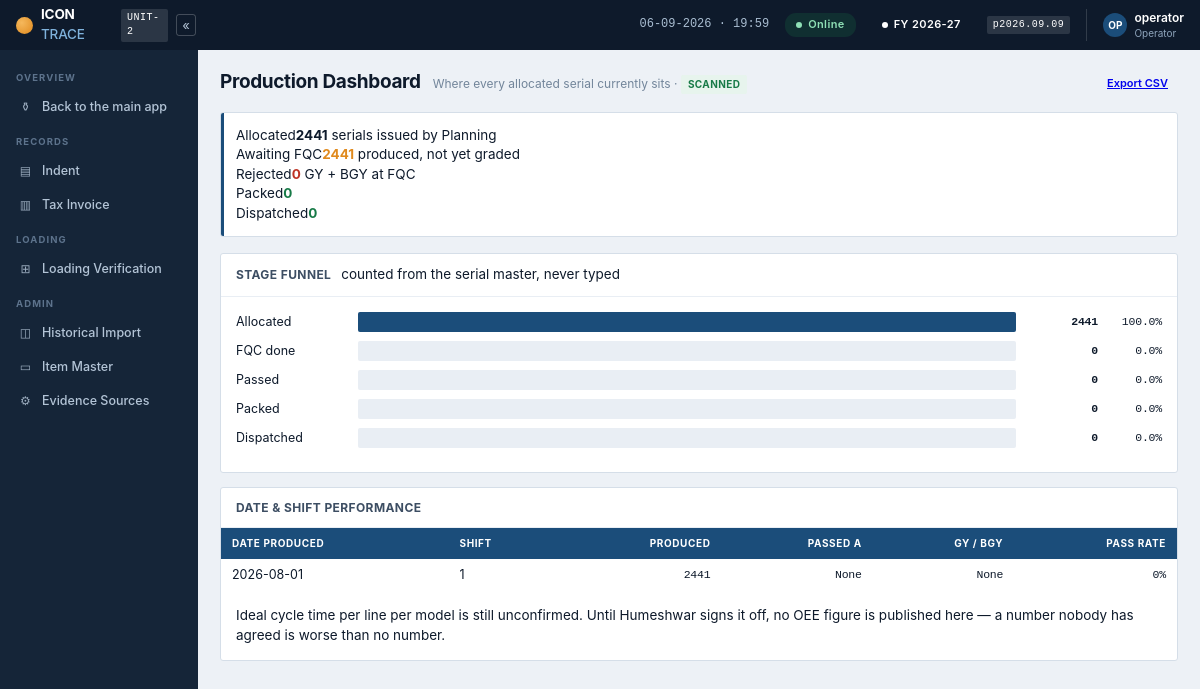
/dashboard, run on the app's committed database.
### tables this page shows
CREATE TABLE serial (
  serial         TEXT NOT NULL,
  build_instance INTEGER    NOT NULL DEFAULT 1,
  alloc_id       INTEGER      NULL,
  indent_line_id INTEGER      NULL,
  model          TEXT NOT NULL,
  wattage        INT         NOT NULL,
  customer       TEXT NULL,
  dcr            TEXT NULL,
  format_version INTEGER     NOT NULL,
  date_produced  TEXT        NOT NULL,
  shift          INTEGER     NOT NULL,
  sequence       INT         NOT NULL,
  grade          TEXT NULL,
  state          TEXT
                 NOT NULL DEFAULT 'planned',
  PRIMARY KEY (serial, build_instance)

);

### app.py (the view)
@app.route("/dashboard")
def proddash():
    with db.conn() as (cx, cur):
        f = db.production_funnel(cur)
        shifts = db.shift_performance(cur)
    return render_template("proddash.html", f=f, shifts=shifts)

### app.py (called while the page is built)
def build_id():
    h = hashlib.sha256()
    for name in BUILD_FILES:
        for folder in (BASE, os.path.join(BASE, "static"),
                       os.path.join(BASE, "templates")):
            p = os.path.join(folder, name)
            if os.path.exists(p):
                h.update(str(os.path.getmtime(p)).encode())
                h.update(str(os.path.getsize(p)).encode())
                break
    return h.hexdigest()[:10]

@app.after_request
def no_store(resp):
    ct = resp.headers.get("Content-Type", "")
    if "text/html" in ct or "application/json" in ct:
        resp.headers["Cache-Control"] = "no-store, no-cache, must-revalidate, max-age=0"
        resp.headers["Pragma"] = "no-cache"
        resp.headers["Expires"] = "0"
        resp.headers["X-Icon-Build"] = build_id()
    return resp

def actor():
    return session.get("user", "operator")

@app.context_processor
def globals_():
    return {
        "db_mode": "MySQL" if db.available() else "DEMO — nothing is saved",
        "db_live": db.available(),
        "today": datetime.date.today(),
        "fy_label": db.fy_label(db.fin_year()),
        "user": actor(),
        "parser_version": invparse.__version__,
        "now": datetime.datetime.now().strftime("%d-%m-%Y  ·  %H:%M"),
        "cfg_unit": "2",
        "build": build_id(),
    }

### db.py (called while the page is built, shortened)
def available():
    return True

def fin_year(d=None):
    d = d or datetime.date.today()
    return d.year if d.month >= 4 else d.year - 1

def fy_label(fy):
    return "%d-%02d" % (fy, (fy + 1) % 100)

def shift_performance(cur):
    cur.execute(
        "SELECT date_produced AS date, shift, COUNT(*) produced, "
        "SUM(grade='A') passed, SUM(grade IN ('GY','BGY')) rejected "
        "FROM serial GROUP BY date_produced, shift "
        "ORDER BY date_produced DESC, shift DESC LIMIT 12")
    return cur.fetchall()

### store.py (called while the page is built, shortened)
def _row_factory(cursor, row):
    return {d[0]: row[i] for i, d in enumerate(cursor.description)}

def ensure():
    global _ready
    if _ready and os.path.exists(DB_PATH):
        return

    def execute(self, sql, args=()):
        self._c.execute(sql.replace("%s", "?"), tuple(args))
        return self

    def fetchall(self):
        return self._c.fetchall()

    def __exit__(self, exc_type, exc, tb):
        try:
            if exc_type:
                self.cx.rollback()
            else:
                self.cx.commit()
        finally:
            self.cx.close()
        return False

### templates/proddash.html (shortened to what this page needs)
{% extends "base.html" %}{% set nav='proddash' %}
{% block body %}
<div class="pg"><h2>Production Dashboard</h2>
  <p>Where every allocated serial currently sits · <span class="tag t-pass">scanned</span></p>
  <div class="pg-act"><a class="btn btn-sm" href="{{ url_for('export_csv', what='serials') }}">Export CSV</a></div>
</div>
<div class="kpi" style="margin-bottom:16px">
  <div><span>Allocated</span><b>{{ f.allocated }}</b>
    <span class="hint">serials issued by Planning</span></div>
  <div><span>Awaiting FQC</span><b style="color:var(--solar)">{{ f.planned }}</b>
    <span class="hint">produced, not yet graded</span></div>
  <div><span>Rejected</span><b style="color:var(--fail)">{{ f.rejected }}</b>
    <span class="hint">GY + BGY at FQC</span></div>
  <div><span>Packed</span><b style="color:var(--pass)">{{ f.packed }}</b></div>
  <div><span>Dispatched</span><b style="color:var(--pass)">{{ f.dispatched }}</b></div>
</div>
<div class="card"><div class="card-h"><h3>Stage funnel</h3>
  <span class="sp hint">counted from the serial master, never typed</span></div>
<div class="card-b">
{% for name, n, pc in f.stages %}
  <div style="display:flex;align-items:center;gap:12px;margin-bottom:9px">
    <div style="width:110px;font-size:12.5px">{{ name }}</div>
    <div style="flex:1;background:var(--line2);border-radius:2px;height:20px">
      <div style="width:{{ pc }}%;height:100%;border-radius:2px;
           background:{{ 'var(--brand)' if loop.index0 < 3 else 'var(--pass)' }}"></div></div>
    <div class="mono" style="width:70px;text-align:right"><b>{{ n }}</b></div>
    <div class="hint mono" style="width:52px;text-align:right">{{ pc }}%</div>
  </div>
{% endfor %}
</div></div>
<div class="card"><div class="card-h"><h3>Date &amp; shift performance</h3></div>
{% if shifts %}<table>
<thead><tr><th>Date produced</th><th>Shift</th><th style="text-align:right">Produced</th>
<th style="text-align:right">Passed A</th><th style="text-align:right">GY / BGY</th>
<th style="text-align:right">Pass rate</th></tr></thead><tbody>
{% for r in shifts %}<tr><td>{{ r.date }}</td><td>{{ r.shift }}</td>
  <td style="text-align:right" class="mono">{{ r.produced }}</td>
  <td style="text-align:right" class="mono">{{ r.passed }}</td>
  <td style="text-align:right" class="mono" style="color:var(--fail)">{{ r.rejected }}</td>
  <td style="text-align:right" class="mono">
    {{ ((r.passed or 0) * 100 // (r.produced or 1)) }}%</td></tr>{% endfor %}
</tbody></table>{% else %}<div class="card-b hint">No production yet.</div>{% endif %}
<div class="card-b hint">Ideal cycle time per line per model is still unconfirmed.
Until Humeshwar signs it off, no OEE figure is published here — a number nobody
has agreed is worse than no number.</div></div>
{% endblock %}

### data on the page
serial: date "2026-08-01", shift "1", produced "2441", passed "None", rejected "None", ((r.passedor0)*100//(r.producedor1)) "0"

### other printed values
{{ cfg_unit }} "2"
{{ fy_label }} "2026-27"
{{ parser_version }} "2026.09.09"
{{ user[:2] | upper }} "OP"
{{ user }} "operator"
{{ f.allocated }} "2441"
{{ f.planned }} "2441"
{{ f.rejected }} "0"
{{ f.packed }} "0"
{{ f.dispatched }} "0"
{{ name }} "Allocated" "FQC done" "Passed" "Packed" "Dispatched"
{{ n }} "2441" "0" "0" "0" "0"
{{ pc }} "100.0" "0.0" "0.0" "0.0" "0.0"
